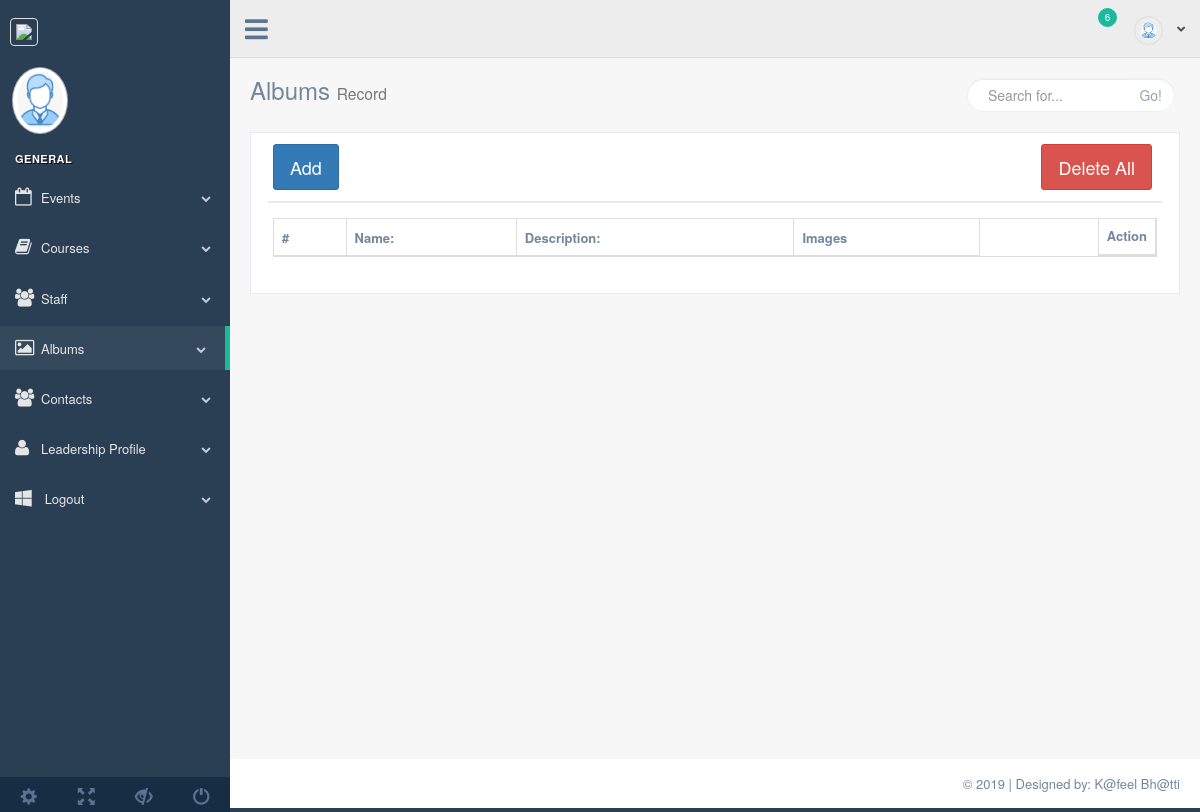
/admin/albums.php, run on an earlier commit of the app's database.
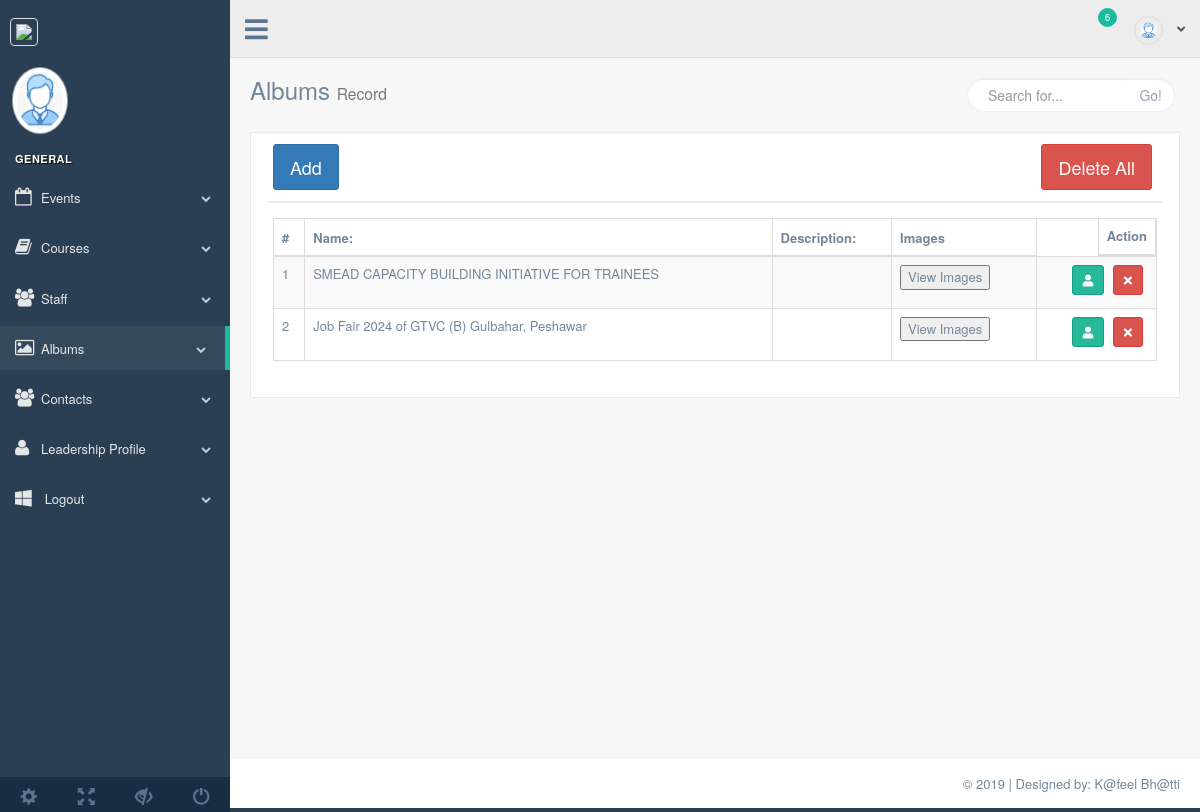
And on a later commit of the database.
### tables this page shows
CREATE TABLE `events` (
  `id` int(11) NOT NULL,
  `name` varchar(255) NOT NULL,
  `description` longtext NOT NULL,
  `status` int(11) NOT NULL DEFAULT '1',
  `created_at` timestamp NOT NULL DEFAULT CURRENT_TIMESTAMP ON UPDATE CURRENT_TIMESTAMP
);

### admin/albums.php (the view, shortened to what this page needs)
<?php
require_once('process/conn.php');
$query="select * from events
where events.status = 0
        ";
			$excute=mysqli_query($conn, $query);
			?>
<!DOCTYPE html>
<html lang="en">
<head>
    <link href="vendors/bootstrap/dist/css/bootstrap.min.css" rel="stylesheet">
    <link href="vendors/font-awesome/css/font-awesome.min.css" rel="stylesheet">
    <link href="vendors/nprogress/nprogress.css" rel="stylesheet">
    <link href="vendors/iCheck/skins/flat/green.css" rel="stylesheet">
    <link href="vendors/datatables.net-bs/css/dataTables.bootstrap.min.css" rel="stylesheet">
    <link href="vendors/datatables.net-buttons-bs/css/buttons.bootstrap.min.css" rel="stylesheet">
    <link href="vendors/datatables.net-fixedheader-bs/css/fixedHeader.bootstrap.min.css" rel="stylesheet">
    <link href="vendors/datatables.net-responsive-bs/css/responsive.bootstrap.min.css" rel="stylesheet">
    <link href="vendors/datatables.net-scroller-bs/css/scroller.bootstrap.min.css" rel="stylesheet">
    <link href="build/css/custom.css" rel="stylesheet">
</head>
<body class="nav-md">
<div class="container body">
    <div class="main_container">
        <?php require_once 'inc/sidebar.php';?>
        <?php require_once 'inc/header.php';?>
        <div class="right_col" role="main">
            <div class="">
                <div class="page-title">
                    <div class="title_left">
                        <h3>Albums <small>Record</small></h3>
                    </div>
                    <div class="title_right">
                        <div class="col-md-5 col-sm-5 col-xs-12 form-group pull-right top_search">
                            <div class="input-group">
                                <input type="text" class="form-control" placeholder="Search for...">
                                <span class="input-group-btn">
                      <button class="btn btn-default" type="button">Go!</button>
                    </span>
                            </div>
                        </div>
                    </div>
                </div>
                <div class="clearfix"></div>
                <div class="row">
                    <div class="col-md-12 col-sm-12 col-xs-12">
                        <div class="x_panel">
                            <div class="x_title">
                                <button type="button" class="btn btn-primary btn-lg" data-toggle="modal"
                                        data-target="#exampleModal" data-whatever="@mdo">Add </button>
                                <a href="process/album_delete.php?all"> <button class="btn btn-danger btn-lg" style="float: right">Delete All</button></a>
                            </div>
                            <div class="x_content">
                                <table id="datatable" class="table table-striped table-bordered">
                                    <thead>
                                    <tr>
										<th>#</th>
                                        <th>Name:</th>
                                        <th>Description:</th>
                                        <th>Images</th>
                                        <th style="float: right">Action</th>
                                    </tr>
                                    </thead>
                                    <tbody>
									<?php
										$i=1; while($record=mysqli_fetch_array($excute)){
										?>
                                    <tr>
                                        <td><?php echo $i; ?></td>
										<td><?php echo $record['name']; ?></td>
										<td><?php echo $record['description']; ?></td>
                                        <td><button data-toggle="modal" data-target="#imageModal<?php echo $record['id']; ?>">View Images</button></td>
                                        <td class="text-right">
							<a href="edit_albums.php?edit=<?php echo $record['id']; ?>">
                          <button type="button" rel="tooltip" class="btn btn-success btn-icon btn-sm ">
                            <i class="fa fa-user"></i>
                          </button>
                        </a>
                          <a href="process/album_delete.php?dlt=<?php echo $record['id']; ?>">
										<button type="button" rel="tooltip" class="btn btn-danger btn-icon btn-sm ">
                            <i class="fa fa-times"></i>
                          </button>
										</a>
                        </td>
                                    </tr>
										<?php $i++; } ?>
                                    </tbody>
                                </table>
                            </div>
                        </div>
                    </div>
                </div>
            </div>
        </div>
        <?php require_once 'inc/footer.php';?>
    </div>
</div>
</body>
</html>

What changed in the data, as far as the page shows it:
added events: name "SMEAD CAPACITY BUILDING INITIATIVE FOR TRAINEES"
added events: name "Job Fair 2024 of GTVC (B) Gulbahar, Peshawar"
